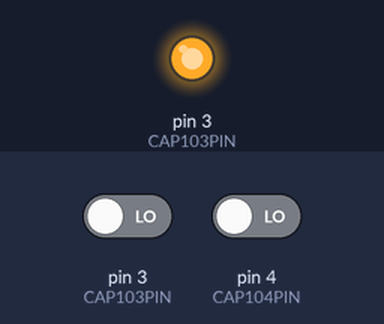
Bench run of a sketch on a simulated Arduino Uno, built with avr-gcc and run on an emulated ATmega328P. On the bench: output pins drawn as LEDs (lit = HIGH). Inputs (shaded band) come from the test bench; at power-on: pin 3 (CAP103PIN) LOW, pin 4 (CAP104PIN) LOW. What the sketch prints to the serial monitor is not drawn.

Above: at 1.2 s.
1.3 s: pin 3 (CAP103PIN) driven HIGH
2.8 s: pin 3 (CAP103PIN) driven LOW
5.8 s: pin 4 (CAP104PIN) driven HIGH
7.3 s: pin 4 (CAP104PIN) driven LOW
Timing chart, 0 to 10.3 s (numbered marks = the images above; inputs shaded):
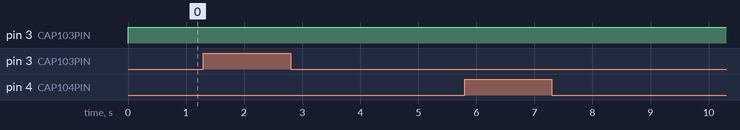

The sketch:

PhotoTransistorsCapacitors.ino
```cpp
 /*
* Robotics with the BOE Shield - LeftLightSensor
* Measures and displays microsecond decay time for left light sensor.
*/

const int CAP104PIN = 4;
const int CAP103PIN = 3;

void setup() { // Built-in initialization block

 Serial.begin(9600); // Set data rate to 9600 bps
}

void loop()  { // Main loop auto-repeats

  long cap103 = rcTime(CAP103PIN); // Red Capacitor
  long cap104 = rcTime(CAP104PIN); // Yellow Capacitor

  Serial.print(cap104); Serial.print("us ");
  Serial.print(cap103); Serial.print("us ");
  Serial.println();
  delay(100);
}

 // rcTime function at pin
long rcTime(int pin) {    // ..returns decay time

 pinMode(pin, OUTPUT);    // Charge capacitor
 digitalWrite(pin, HIGH); // ..by setting pin ouput-high
 delay(1); // ..for 5 ms

 pinMode(pin, INPUT); // Set pin to input
 digitalWrite(pin, LOW); // ..with no pullup
 long time = micros(); // Mark the time

 while(digitalRead(pin)); // Wait for voltage < threshold
 time = micros() - time; // Calculate decay time
 return time; // Return decay time
}
```
